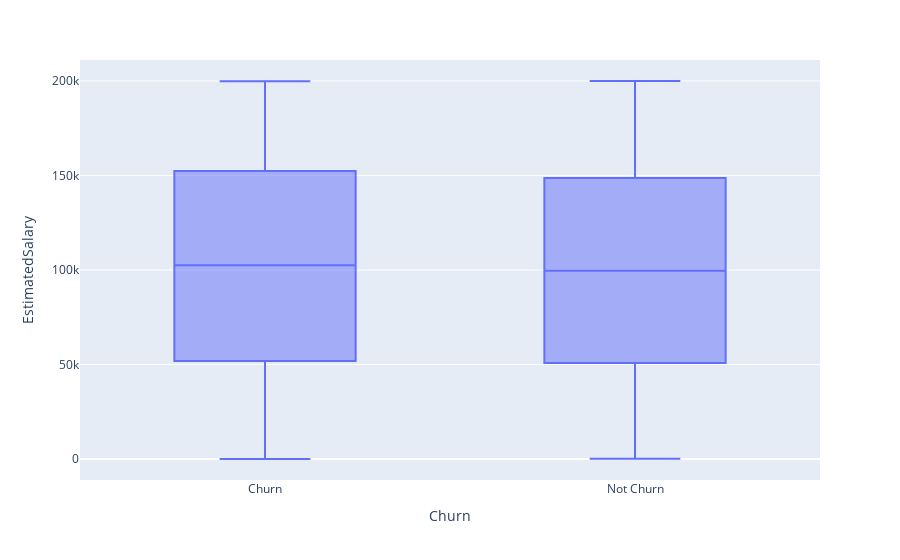

The code cell stored with this chart in its notebook:
### Markdown cell above
There is not much of a difference between Churn and Not Churn clients' credit scores.

### Code cell
fig2 = px.box(df, x = 'Churn', y = 'EstimatedSalary')
fig2.show()
fig2.show(renderer='png')

### Figure 1 — Plotly figure (JSON) as saved in the notebook; plotly's stock layout.template omitted (floating-point values rounded to 4 significant figures; data arrays with more than 128 entries replaced by an {"elided": "..."} marker saying what was removed)
{"data": [{"alignmentgroup": "True", "hovertemplate": "Churn=%{x}<br>EstimatedSalary=%{y}<extra></extra>", "legendgroup": "", "marker": {"color": "#636efa"}, "name": "", "notched": false, "offsetgroup": "", "orientation": "v", "showlegend": false, "type": "box", "x": {"elided": "10000 str values"}, "x0": " ", "xaxis": "x", "y": {"elided": "10000 float values"}, "y0": " ", "yaxis": "y"}], "layout": {"boxmode": "group", "legend": {"tracegroupgap": 0}, "margin": {"t": 60}, "xaxis": {"anchor": "y", "domain": [0, 1], "title": {"text": "Churn"}}, "yaxis": {"anchor": "x", "domain": [0, 1], "title": {"text": "EstimatedSalary"}}}}
